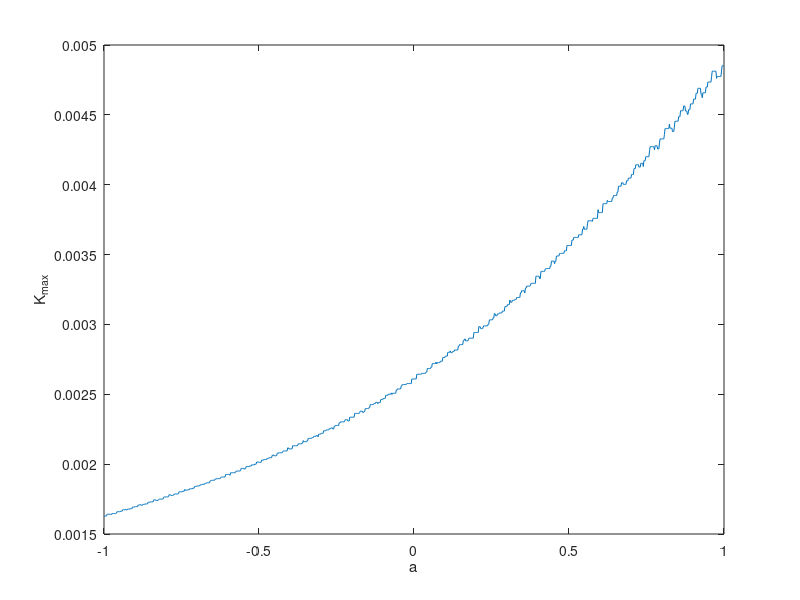
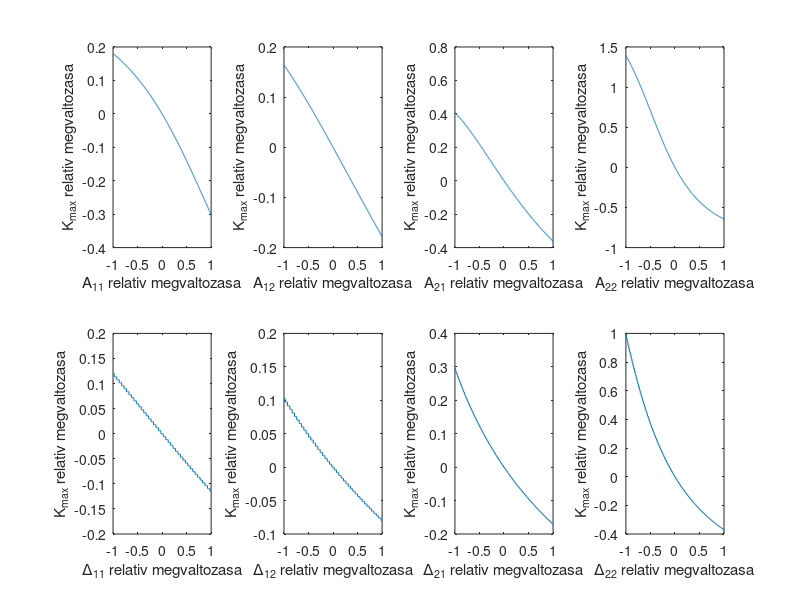
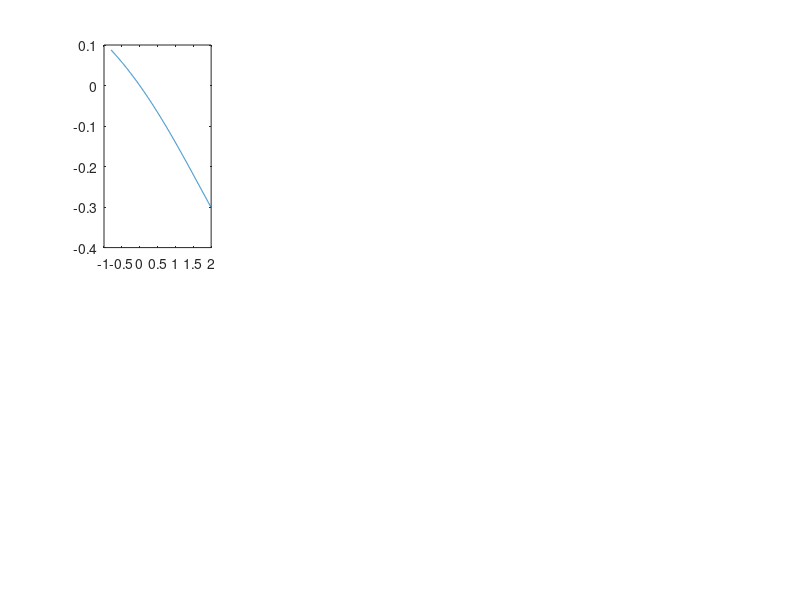

Reproduce these figures in MATLAB, in order. (Note: this script raises an error after producing the figures.)
clear all;
clc;

%% Kmax szamitasa
A11=2; Delta11=20;
A12=1; Delta12=21;
A21=1; Delta21=65;
A22=2; Delta22=60;

roots_0 =@(A11,A12,A21,A22,Delta11,Delta12,Delta21,Delta22) roots([(A11*A22*(1/4+(Delta11+Delta22)/2+Delta11*Delta22)-A12*A21*(1/4+(Delta12+Delta21)/2+Delta12*Delta21))*(A11*A22-A12*A21)   -(A11^2*Delta11+A12^2*Delta12+A21^2*Delta21+A22^2*Delta22+(A11^2+A12^2+A21^2+A22^2)/2)   1]);
roots_pi=@(A11,A12,A21,A22,Delta11,Delta12,Delta21,Delta22) roots([((-1)^(Delta11+Delta22)*A11*A22*(1/4+(Delta11+Delta22)/2+Delta11*Delta22)-(-1)^(Delta12+Delta21)*A12*A21*(1/4+(Delta12+Delta21)/2+Delta12*Delta21))*(A11*A22*(-1)^(Delta11+Delta22)-A12*A21*(-1)^(Delta12+Delta21))   -(A11^2*Delta11+A12^2*Delta12+A21^2*Delta21+A22^2*Delta22+(A11^2+A12^2+A21^2+A22^2)/2)   1]);
minpos=@(x) min(x(x>0));

r0=roots_0(A11,A12,A21,A22,Delta11,Delta12,Delta21,Delta22);
rpi=roots_pi(A11,A12,A21,A22,Delta11,Delta12,Delta21,Delta22);

Kmax=min(minpos(r0),minpos(rpi))

%% kiegyensulyozas vizsgalata
a=linspace(-1,1,1000);
Kmax=zeros(size(a));

for ii=1:length(a)
    Delta11_=round(Delta11*(1+a(ii)));
    Delta12_=round(Delta12*(1+a(ii)));
    Delta21_=round(Delta21*(1-a(ii)));
    Delta22_=round(Delta22*(1-a(ii)));
    r0=roots_0(A11,A12,A21,A22,Delta11_,Delta12_,Delta21_,Delta22_);
    rpi=roots_pi(A11,A12,A21,A22,Delta11_,Delta12_,Delta21_,Delta22_);
    Kmax(ii)=min(minpos(r0),minpos(rpi));
end

figure(1);
plot(a,Kmax);
xlabel('a');
ylabel('K_{max}');

%% parametererzekenyseg vizsgalata
A11=2; Delta11=20;
A12=1; Delta12=21;
A21=1; Delta21=65;
A22=2; Delta22=60;
a=linspace(-1,1,1000);

r0=roots_0(A11,A12,A21,A22,Delta11,Delta12,Delta21,Delta22);
rpi=roots_pi(A11,A12,A21,A22,Delta11,Delta12,Delta21,Delta22);
Kmax=min(minpos(r0),minpos(rpi));
sensitivity=zeros(size(a));
figure(2);
for fig=1:8
    A11_=A11;
    A12_=A12;
    A21_=A21;
    A22_=A22;
    Delta11_=Delta11;
    Delta12_=Delta12;
    Delta21_=Delta21;
    Delta22_=Delta22;
    for ii=1:length(a)
        switch fig
            case 1, A11_=A11*(1+a(ii)); xstr='A_{11} relativ megvaltozasa';
            case 2, A12_=A12*(1+a(ii)); xstr='A_{12} relativ megvaltozasa';
            case 3, A21_=A21*(1+a(ii)); xstr='A_{21} relativ megvaltozasa';
            case 4, A22_=A22*(1+a(ii)); xstr='A_{22} relativ megvaltozasa';
            case 5, Delta11_=round(Delta11*(1+a(ii))); xstr='\Delta_{11} relativ megvaltozasa';
            case 6, Delta12_=round(Delta12*(1+a(ii))); xstr='\Delta_{12} relativ megvaltozasa';
            case 7, Delta21_=round(Delta21*(1+a(ii))); xstr='\Delta_{21} relativ megvaltozasa';
            case 8, Delta22_=round(Delta22*(1+a(ii))); xstr='\Delta_{22} relativ megvaltozasa';
        end
        r0=roots_0(A11_,A12_,A21_,A22_,Delta11_,Delta12_,Delta21_,Delta22_);
        rpi=roots_pi(A11_,A12_,A21_,A22_,Delta11_,Delta12_,Delta21_,Delta22_);
        sensitivity(ii)=min(minpos(r0),minpos(rpi))/Kmax-1;
    end
    subplot(2,4,fig);
    plot(a,sensitivity);
    ylabel('K_{max} relativ megvaltozasa');
    xlabel(xstr);
end

%% abszolut parametererzekenyseg vizsgalata
A11=2; Delta11=20;
A12=1; Delta12=21;
A21=1; Delta21=65;
A22=2; Delta22=60;
pts=1000;
dA11=linspace(-0.8,2,pts);
dA12=linspace(-0.8,2,pts);
dA21=linspace(-0.8,2,pts);
dA22=linspace(-0.8,2,pts);
dDelta11=linspace(-20,20,pts);
dDelta12=linspace(-20,20,pts);
dDelta21=linspace(-20,20,pts);
dDelta22=linspace(-20,20,pts);

r0=roots_0(A11,A12,A21,A22,Delta11,Delta12,Delta21,Delta22);
rpi=roots_pi(A11,A12,A21,A22,Delta11,Delta12,Delta21,Delta22);
Kmax=min(minpos(r0),minpos(rpi));
sensitivity=zeros(size(a));
figure(3);
for fig=1:8
    A11_=A11;
    A12_=A12;
    A21_=A21;
    A22_=A22;
    Delta11_=Delta11;
    Delta12_=Delta12;
    Delta21_=Delta21;
    Delta22_=Delta22;
    for ii=1:pts
        switch fig
            case 1, A11_=A11+dA11(ii); xvar=dA11; xstr='A_{11} megvaltozasa';
            case 2, A12_=A12+dA12(ii); xvar=dA12; xstr='A_{12} megvaltozasa';
            case 3, A21_=A21+dA21(ii); xvar=dA21; xstr='A_{21} megvaltozasa';
            case 4, A22_=A22+dA22(ii); xvar=dA22; xstr='A_{22} megvaltozasa';
            case 5, Delta11_=round(Delta11+dDelta11(ii)); xvar=dDelta11; xstr='\Delta_{11} megvaltozasa';
            case 6, Delta12_=round(Delta12+dDelta12(ii)); xvar=dDelta12; xstr='\Delta_{12} megvaltozasa';
            case 7, Delta21_=round(Delta21+dDelta21(ii)); xvar=dDelta21; xstr='\Delta_{21} megvaltozasa';
            case 8, Delta22_=round(Delta22+dDelta22(ii)); xvar=dDelta22; xstr='\Delta_{22} megvaltozasa';
        end
        r0=roots_0(A11_,A12_,A21_,A22_,Delta11_,Delta12_,Delta21_,Delta22_);
        rpi=roots_pi(A11_,A12_,A21_,A22_,Delta11_,Delta12_,Delta21_,Delta22_);
        sensitivity(ii)=min(minpos(r0),minpos(rpi))/Kmax-1;
    end
    subplot(2,4,fig);
    plot(xvar,sensitivity);
    xlim(minmax(xvar));
    ylabel('K_{max} relativ megvaltozasa');
    xlabel(xstr);
end
